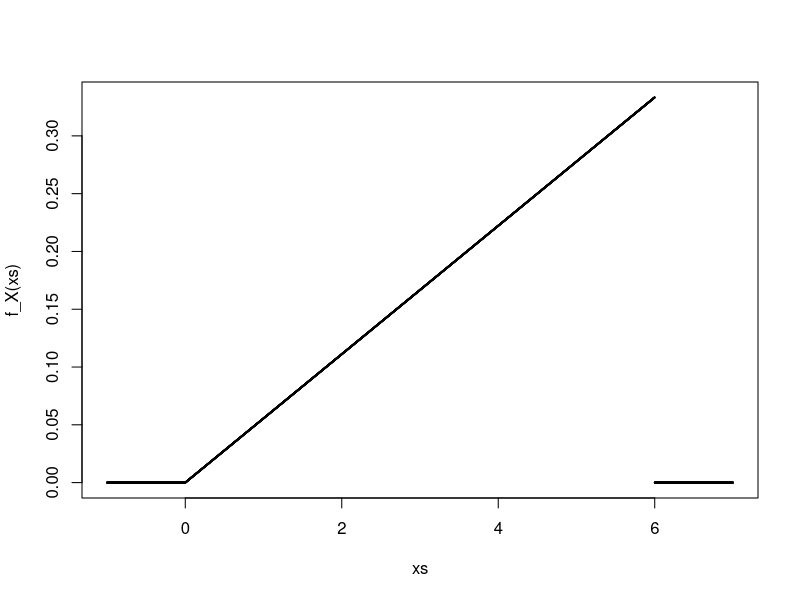
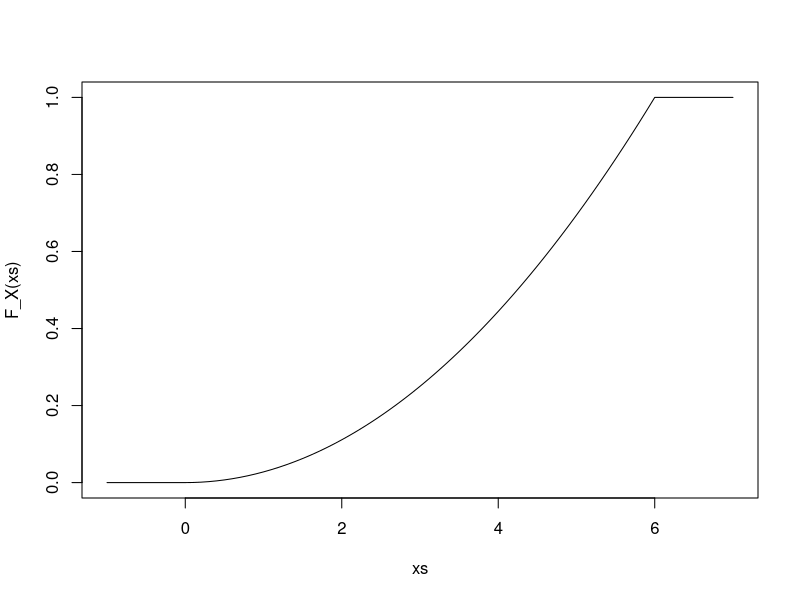

These figures' R source, in order:
#Variable aleatoria exponencial en R
#Run if -> 10 aleatorios entre 0 y 1
u <- runif(10)
lambda <- 2
x <- -log(1-u)/lambda
x

#Genero la esperanza de la exponencial
u <- runif(1000)
lambda <- 2
x <- -log(1-u)/lambda
mean(x)


# Metodo para simular la v.a. exponencial
x <- rexp(10,2)
x
# Simulo la esperanza
x <- rexp(1000,2)
mean(x)


# Variable aleatoria discreta
u <- runif(10)
x <- 1*(u>=0 & u<0.5) + 2*(u >= 0.5 & u < 0.8) + 5*(u >=0.8 & u<1)
x

#Verifico
u <- runif(10000)
x <- 1*(u>=0 & u<0.5) + 2*(u >= 0.5 & u < 0.8) + 5*(u >=0.8 & u<1)
c(mean(x==1), mean(x==2),mean(x==5))


# Monto de transferencias
# a
# Funcion densidad
f_X <- function(x){
  x/18 * (x>0 & x < 6)
}
xs <- seq(-1,7,0.001)
plot(xs, f_X(xs), cex=0.1)

#Calculo y grafico la acumulada
F_X <- function(x){
  (x^2)/36 * (x>=0 & x<6) + (x>= 6)
}
xs<-seq(-1, 7, 0.1)
plot(xs, F_X(xs), type = "l")

# Ahora busco con U
u <- runif(100)
x <- 6*sqrt(u)
x

#Prom
mean(x)

#COmparo con el valor verdadero
faux <- function(x) x*f_X(x)
integrate(faux, 0, 6)


